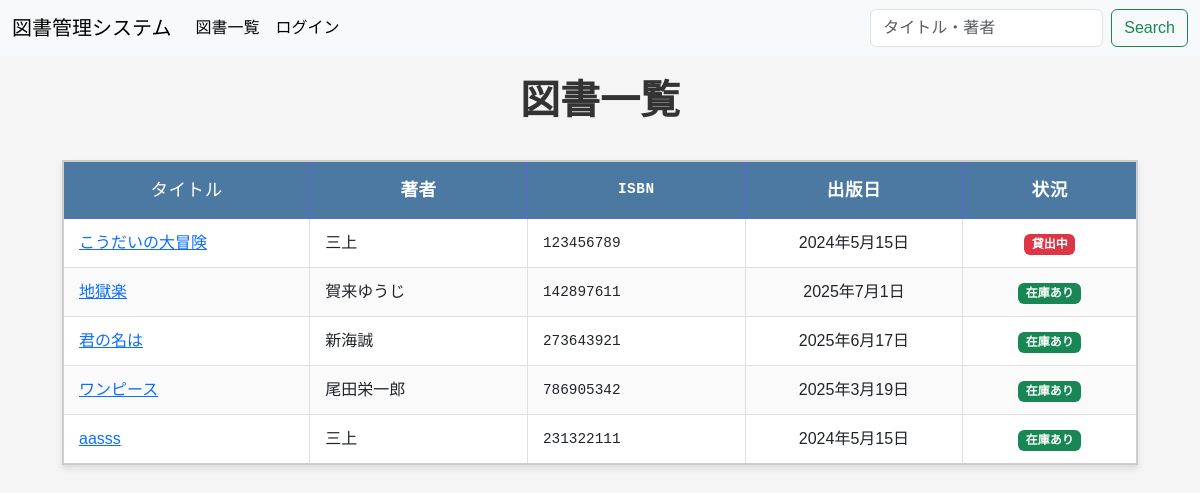
/library/, run on an earlier commit of the app's database.
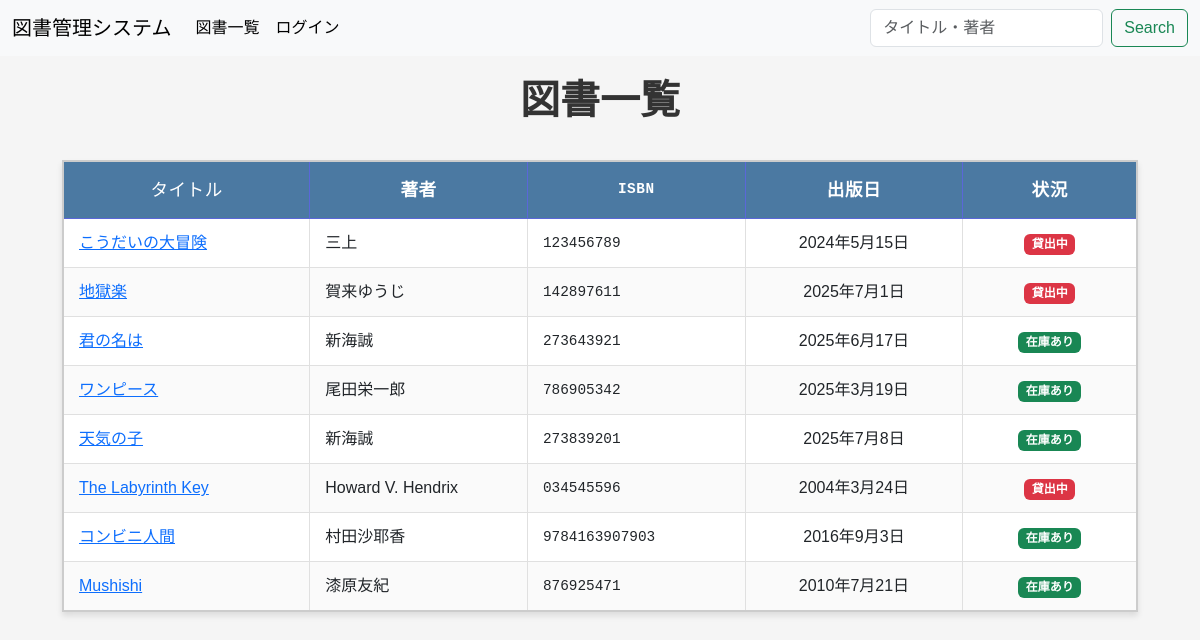
And on a later commit of the database.
### library/models.py (models this page shows, shortened)
class Article(models.Model):
    title = models.CharField(verbose_name="タイトル", max_length=50)
    isbn = models.CharField(verbose_name="ISBN", max_length=50)
    author = models.CharField(verbose_name="著者", max_length=20)
    publicationday = models.DateField(verbose_name="出版日")
    content = models.TextField(verbose_name="内容")
    image = models.ImageField(verbose_name="表紙画像", upload_to='article_images/', blank=True, null=True)
    def is_on_loan(self):
        return self.loan_set.filter(return_date__isnull=True).exists()

### library/views.py (the view)
# urls.py: path('', IndexView.as_view(), name='index'),
class IndexView(generic.ListView):
    model = Article
    template_name = 'library/index.html'
    context_object_name = 'articles'
    def get_queryset(self):
        queryset = super().get_queryset()
        query = self.request.GET.get('q')
        if query:
            return queryset.filter(title__icontains=query) | queryset.filter(author__icontains=query)
        return queryset

### templates/library/index.html (shortened to what this page needs)
{% extends "base.html" %}
{% block content %}
<div class="adjust">
    <h1>図書一覧</h1>
    <table>
        <thead>
            <tr>
                <th>タイトル</th>
                <th>著者</th>
                <th>ISBN</th>
                <th>出版日</th>
                <th>状況</th>
            </tr>
        </thead>
        <tbody>
            {% for article in articles %}
                <tr>
                    <td><a href="{% url 'library:detail' article.id %}">{{ article.title }}</a></td>
                    <td>{{ article.author }}</td>
                    <td>{{ article.isbn }}</td>
                    <td>{{ article.publicationday }}</td>
                    <td>
                        {% if article.is_on_loan %}
                            <span class="badge bg-danger">貸出中</span>
                        {% else %}
                            <span class="badge bg-success">在庫あり</span>
                        {% endif %}
                    </td>
                </tr>
            {% empty %}
                <tr>
                    <td colspan="5" style="text-align:center;">登録された図書はありません。</td>
                </tr>
            {% endfor %}
        </tbody>
    </table>
</div>
{% endblock %}

What changed in the data, as far as the page shows it:
removed Article: title "aasss", author "三上", isbn "231322111", publicationday "2024年5月15日", shows "在庫あり"
computed for Article "地獄楽": text "在庫あり" → "貸出中"
added Article: title "天気の子", author "新海誠", isbn "273839201", publicationday "2025年7月8日", shows "在庫あり"
added Article: title "The Labyrinth Key", author "Howard V. Hendrix", isbn "034545596", publicationday "2004年3月24日", shows "貸出中"
added Article: title "コンビニ人間", author "村田沙耶香", isbn "9784163907903", publicationday "2016年9月3日", shows "在庫あり"
added Article: title "Mushishi", author "漆原友紀", isbn "876925471", publicationday "2010年7月21日", shows "在庫あり"
